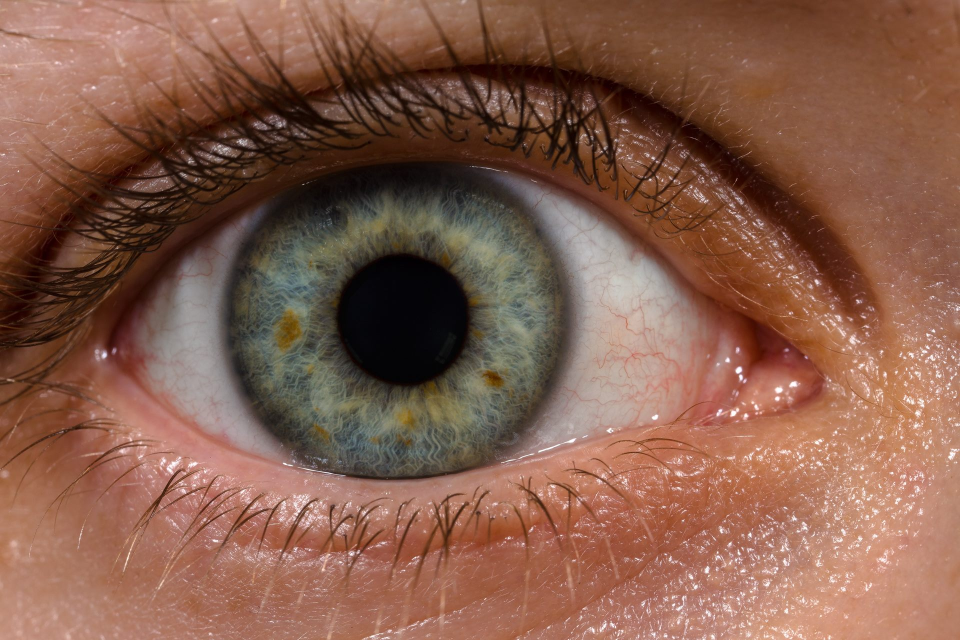
#> input picture iridodiagnostic/Human_eye_with_blood_vessels.jpg, 1920 x 1280 px (shown at 1/2 size)
$ python test_circle.py
#> lines starting #> are read from the running program, lines starting #| are printed output that depends on the picture; after the words box and inside, x2 and y2 are one past the last pixel; in counts of white or black regions, pixels touching at a corner belong together
__author__ = 'Bio'
import cv2
import numpy as np

image = cv2.imread('Human_eye_with_blood_vessels.jpg')
#> image is the input picture: shape (1280, 1920, 3); mean B, G, R 75.9, 93.3, 134
image = cv2.resize(image,None,fx=0.5, fy=0.5, interpolation=cv2.INTER_CUBIC)
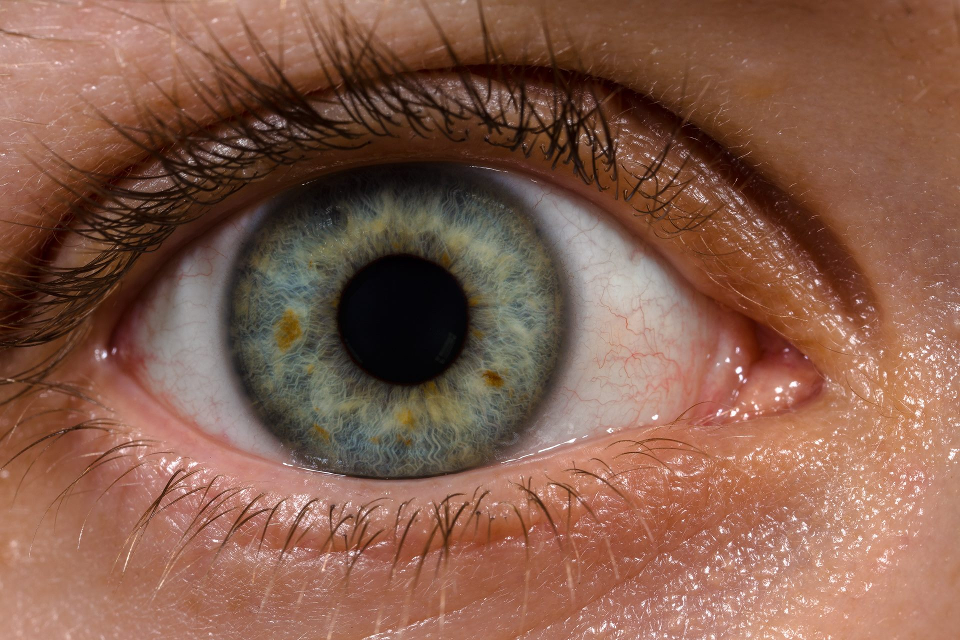
#> image: shape (640, 960, 3); mean B, G, R 75.9, 93.3, 134
output = image.copy()
gray = cv2.cvtColor(image, cv2.COLOR_BGR2GRAY)
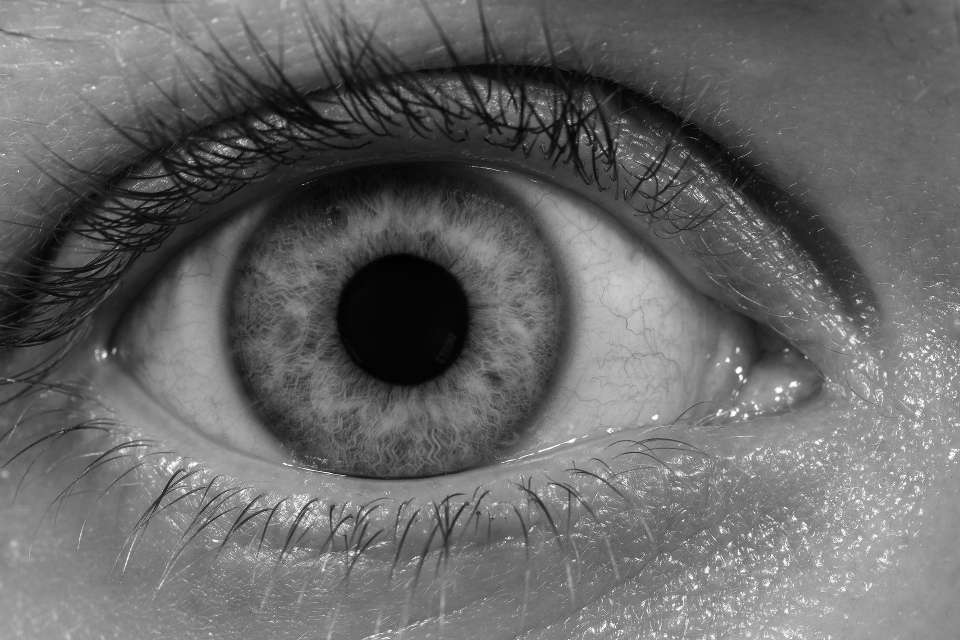
#> gray: shape (640, 960); min 0, max 255, mean 103.5
height, width = image.shape[:2]
#> height = 640; width = 960
# detect circles in the image
circles = cv2.HoughCircles(gray, cv2.HOUGH_GRADIENT, dp=50, minDist=1, minRadius=height//20, maxRadius=height//2)
#> circles = [[525, 325, 237], [275, 325, 182], [625, 375, 182], [125, 175, 72], [325, 375, 72], [75, 225, 72], [275, 75, 72]]

# ensure at least some circles were found
if circles is not None:
    # convert the (x, y) coordinates and radius of the circles to integers
    circles = np.round(circles[0, :]).astype("int")

    # loop over the (x, y) coordinates and radius of the circles
    for (x, y, r) in circles:
        # draw the circle in the output image, then draw a rectangle
        # corresponding to the center of the circle
        cv2.circle(output, (x, y), r, (0, 255, 0), 4)
        cv2.rectangle(output, (x - 5, y - 5), (x + 5, y + 5), (0, 128, 255), -1)
#> this loop made 7 passes
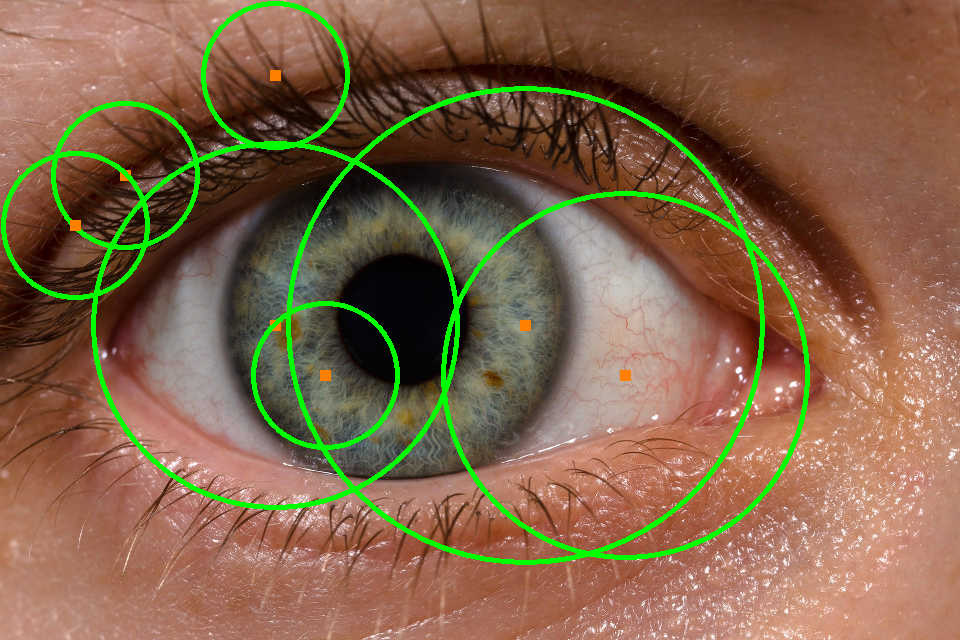
#> output: shape (640, 960, 3); 4.53% of pixels changed, all inside (x1, y1, x2, y2) = (1, 1, 810, 565)

    # show the output image
cv2.imshow("img",output)
cv2.waitKey(0)

$ run again, with iridodiagnostic/eye2.jpg copied over iridodiagnostic/Human_eye_with_blood_vessels.jpg
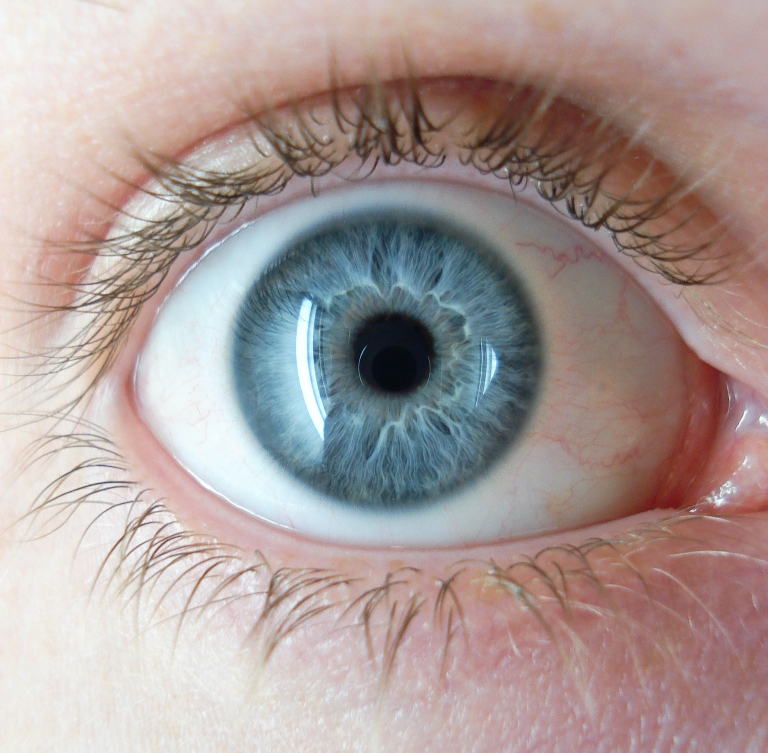
#> input picture iridodiagnostic/eye2.jpg, 1536 x 1506 px (shown at 1/2 size)
#> image is the input picture: shape (1506, 1536, 3); mean B, G, R 152.6, 155.3, 170.5
#> image: shape (753, 768, 3)
#> `gray = cv2.cvtColor(image, cv2.COLOR_BGR2GRAY)`:
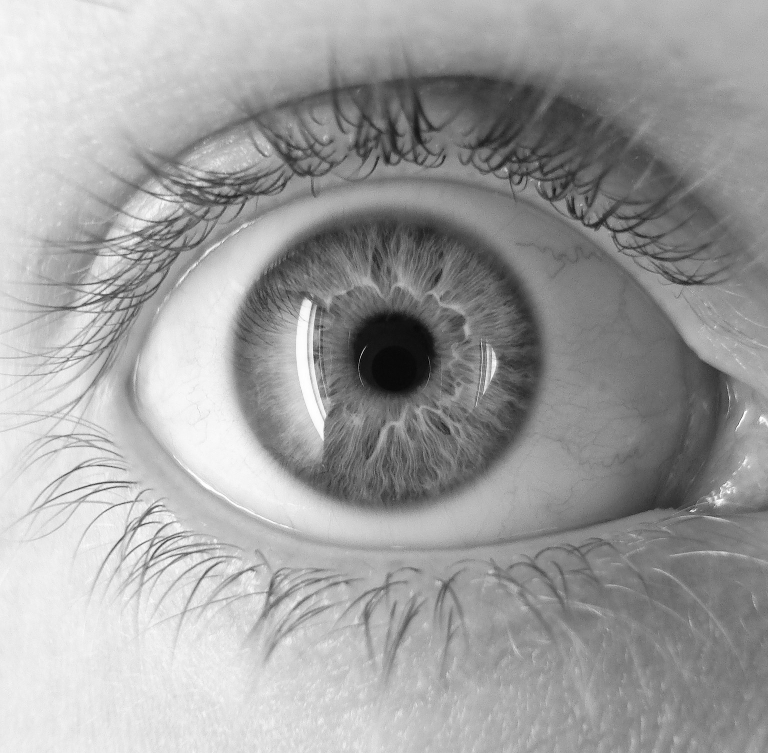
#> gray: shape (753, 768); min 3, max 255, mean 159.5
#> circles = [[225, 375, 182], [525, 375, 182], [375, 375, 72], [425, 75, 182], [325, 275, 72], [375, 475, 72], [475, 425, 72], [225, 625, 72], [75, 525, 72], [175, 575, 72], [325, 675, 72], [475, 675, 72]]
#> the loop `for (x, y, r) in circles:` made 12 passes
#> after the loop `for (x, y, r) in circles:`:
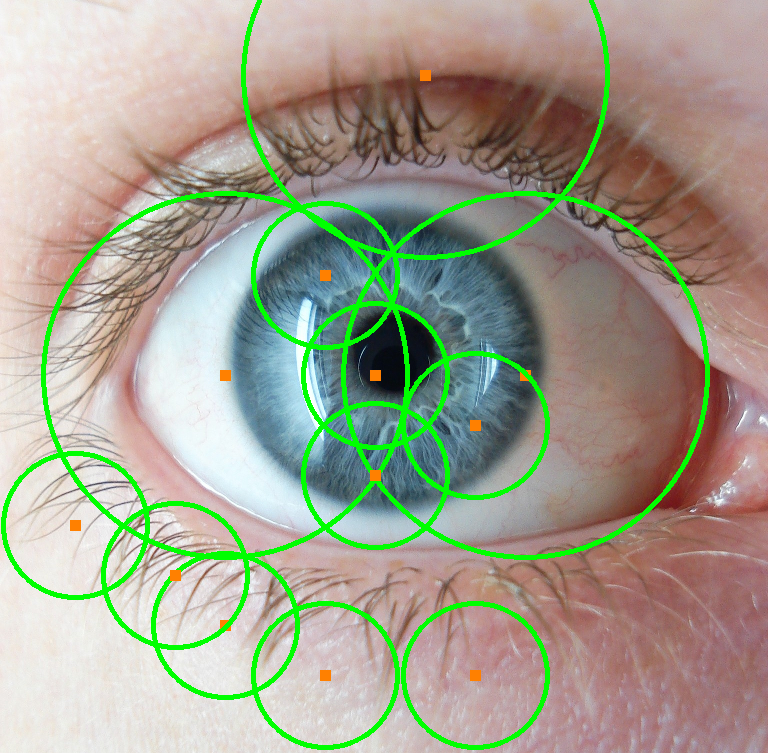
#> output: shape (753, 768, 3); mean B, G, R 143.2, 161.1, 161.6

$ run again, with iridodiagnostic/eye3.jpg copied over iridodiagnostic/Human_eye_with_blood_vessels.jpg
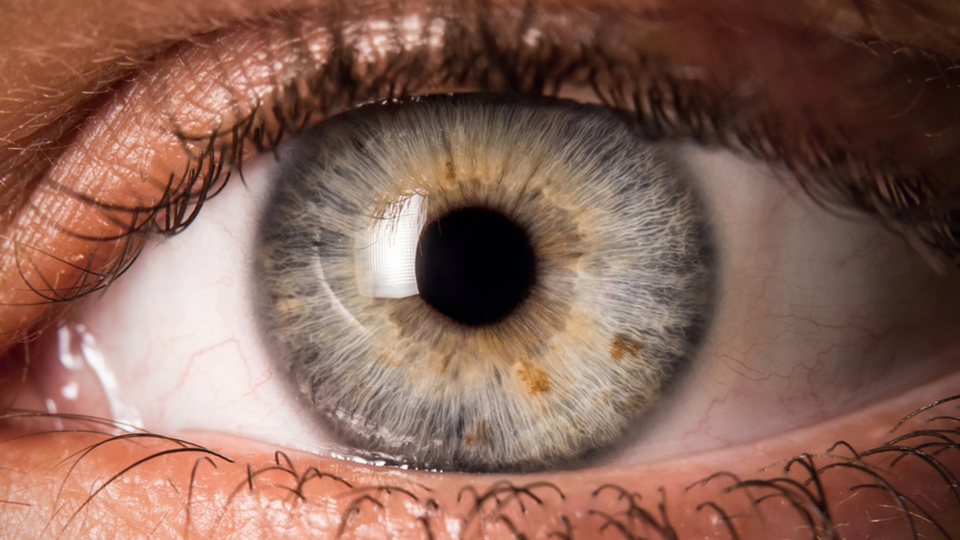
#> input picture iridodiagnostic/eye3.jpg, 1920 x 1080 px (shown at 1/2 size)
#> image is the input picture: shape (1080, 1920, 3); mean B, G, R 86.5, 99.2, 135.6
#> image: shape (540, 960, 3)
#> `gray = cv2.cvtColor(image, cv2.COLOR_BGR2GRAY)`:
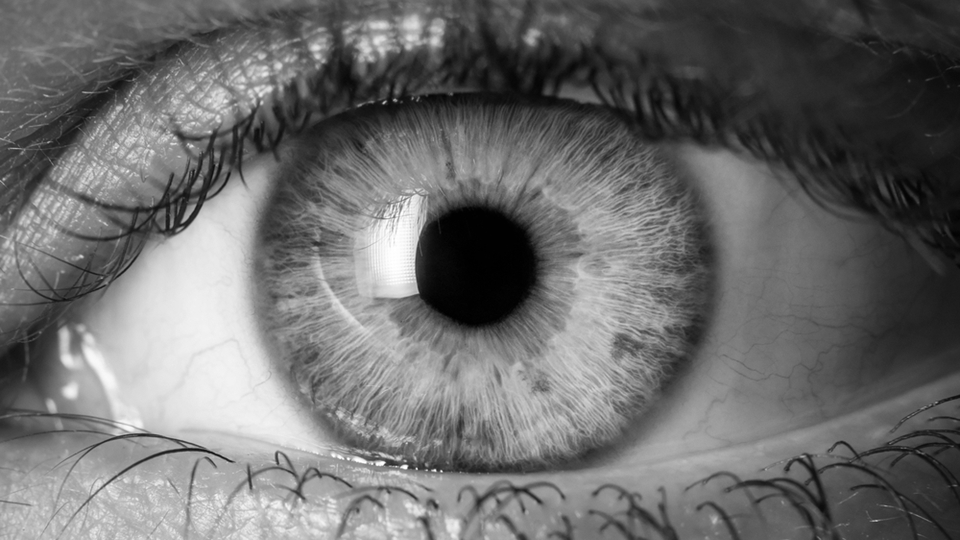
#> gray: shape (540, 960); min 0, max 255, mean 108.7
#> circles = 14 rows, first 8: [275, 275, 242], [425, 425, 77], [325, 375, 77], [325, 225, 77], [75, 225, 77], [575, 425, 77], [625, 375, 77], [675, 275, 77]
#> the loop `for (x, y, r) in circles:` made 14 passes
#> after the loop `for (x, y, r) in circles:`:
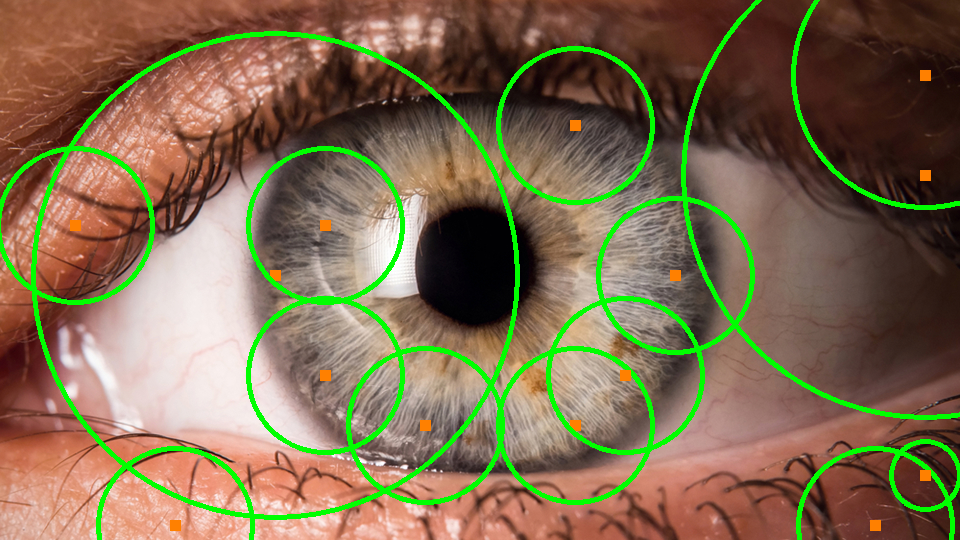
#> output: shape (540, 960, 3); mean B, G, R 80.1, 109.2, 126.7

$ run again, with iridodiagnostic/iridodiagnostika.jpg copied over iridodiagnostic/Human_eye_with_blood_vessels.jpg
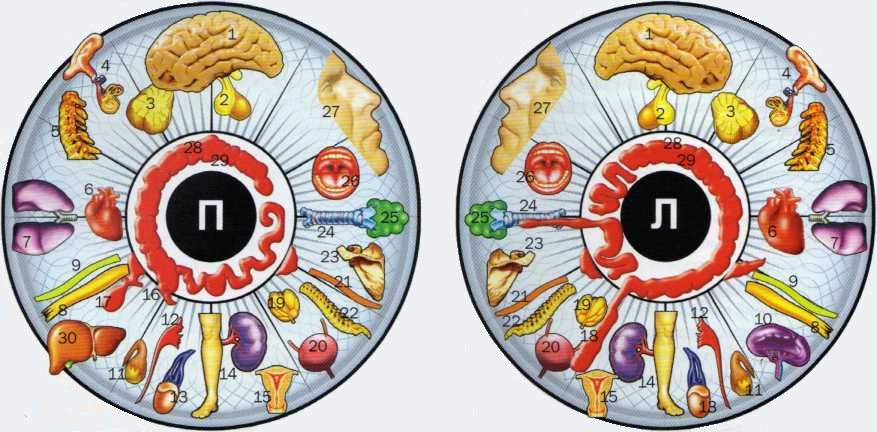
#> input picture iridodiagnostic/iridodiagnostika.jpg, 877 x 432 px
#> image is the input picture: shape (432, 877, 3); mean B, G, R 166.4, 176.6, 189.1
#> image: shape (216, 438, 3)
#> `gray = cv2.cvtColor(image, cv2.COLOR_BGR2GRAY)`:
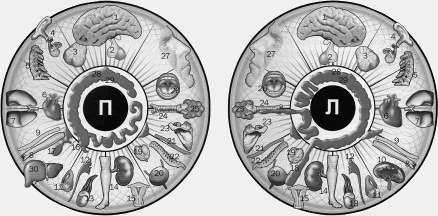
#> gray: shape (216, 438); min 0, max 255, mean 179.1
#> circles = [[325, 125, 80], [125, 125, 80]]
#> the loop `for (x, y, r) in circles:` made 2 passes
#> after the loop `for (x, y, r) in circles:`:
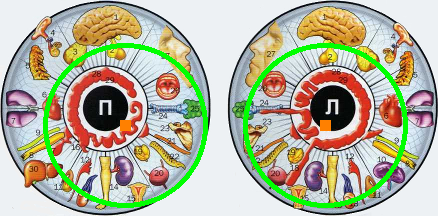
#> output: shape (216, 438, 3); mean B, G, R 157.8, 180.7, 179.9
